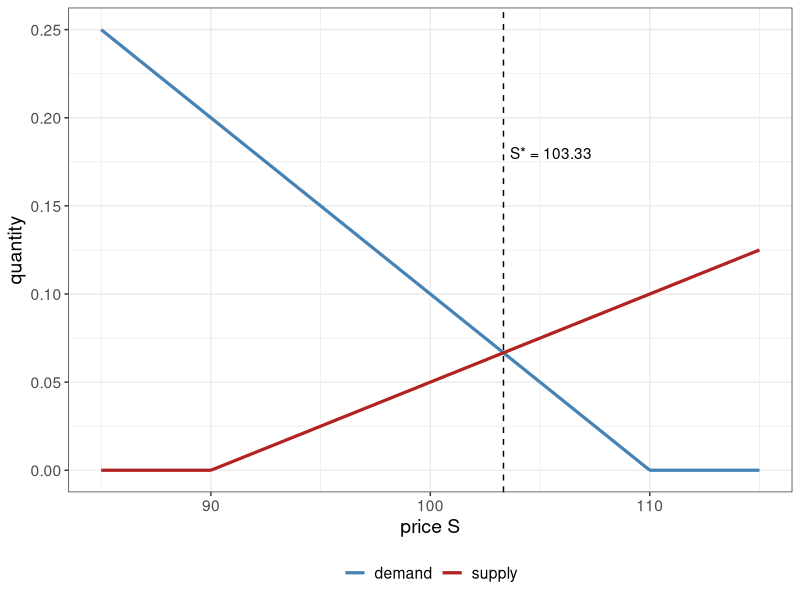

Reproduce this figure in R.
## ---- chunk 1
library(ggplot2)
library(dplyr)
theme_set(theme_bw() + theme(text = element_text(size = 14)))
## ---- chunk 2
mu_A <- 110; mu_B <- 90
gA   <- 1;   gB   <- 2
sig2 <- 100

S_eq <- (gB * mu_A + gA * mu_B) / (gA + gB)

S_grid <- seq(85, 115, length.out = 200)
dat <- tibble(
  S      = S_grid,
  demand = pmax(0, (mu_A - S) / (gA * sig2)),
  supply = pmax(0, (S - mu_B) / (gB * sig2))
)

ggplot(dat, aes(x = S)) +
  geom_line(aes(y = demand, colour = "demand"), linewidth = 1.1) +
  geom_line(aes(y = supply, colour = "supply"), linewidth = 1.1) +
  geom_vline(xintercept = S_eq, linetype = "dashed") +
  annotate("text", x = S_eq + 0.3, y = 0.18,
           label = paste0("S* = ", round(S_eq, 2)), hjust = 0) +
  scale_colour_manual(values = c(demand = "steelblue", supply = "firebrick")) +
  labs(x = "price S", y = "quantity", colour = NULL) +
  theme(legend.position = "bottom")
